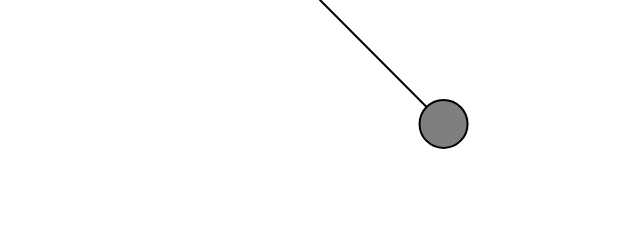
Frame 1 (no input)
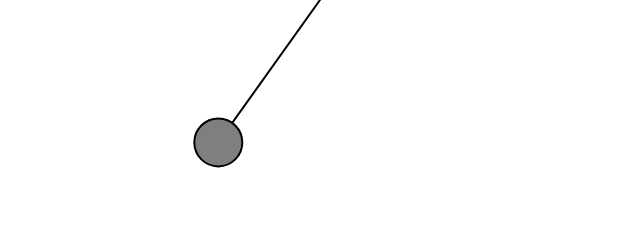
Frame 60 (no input)
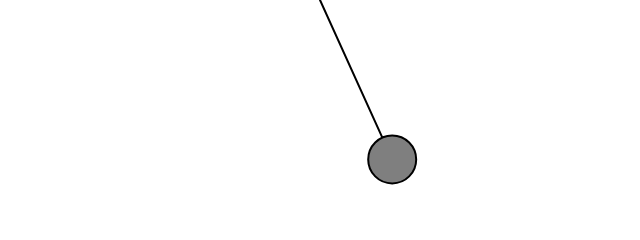
Frame 120 (the mouse pressed at the canvas centre since frame 60)

The p5.js sketch that drew these frames (run headless with seeded random() and noise() and a simulated clock; from frame 60 on, the mouse is pressed at the canvas centre):

// p5.js sketch
// ── sketch.js
// The Nature of Code
// Daniel Shiffman
// http://natureofcode.com

// Pendulum

// A simple pendulum simulation
// Given a pendulum with an angle theta (0 being the pendulum at rest) and a radius r
// we can use sine to calculate the angular component of the gravitational force.

// Gravity Force = Mass * Gravitational Constant;
// Pendulum Force = Gravity Force * sine(theta)
// Angular Acceleration = Pendulum Force / Mass = gravitational acceleration * sine(theta);

// Note this is an ideal world scenario with no tension in the
// pendulum arm, a more realistic formula might be:
// Angular Acceleration = (g / R) * sine(theta)

// For a more substantial explanation, visit:
// http://www.myphysicslab.com/pendulum1.html
let pendulum;

function setup() {
  createCanvas(640, 240);
  // Make a new Pendulum with an origin position and armlength
  pendulum = new Pendulum(width / 2, 0, 175);
}

function draw() {
  background(255);
  pendulum.update();
  pendulum.show();

  pendulum.drag(); // for user interaction
}

function mousePressed() {
  pendulum.clicked(mouseX, mouseY);
}

function mouseReleased() {
  pendulum.stopDragging();
}

// ── pendulum.js
// The Nature of Code
// Daniel Shiffman
// http://natureofcode.com

// Pendulum

// A Simple Pendulum Class

// This constructor could be improved to allow a greater variety of pendulums
class Pendulum {
  constructor(x, y, r) {
    // Fill all variables
    this.pivot = createVector(x, y);
    this.bob = createVector(0, 0);
    this.r = r;
    this.angle = PI / 4;

    this.angleVelocity = 0.0;
    this.angleAcceleration = 0.0;
    this.damping = 0.995; // Arbitrary damping
    this.ballr = 24.0; // Arbitrary ball radius
  }

  // Function to update position
  update() {
    // As long as we aren't dragging the pendulum, let it swing!
    if (!this.dragging) {
      let gravity = 0.4; // Arbitrary constant
      this.angleAcceleration = ((-1 * gravity) / this.r) * sin(this.angle); // Calculate acceleration (see: http://www.myphysicslab.com/pendulum1.html)

      this.angleVelocity += this.angleAcceleration; // Increment velocity
      this.angle += this.angleVelocity; // Increment angle

      this.angleVelocity *= this.damping; // Apply some damping
    }
  }

  show() {
    this.bob.set(this.r * sin(this.angle), this.r * cos(this.angle), 0); // Polar to cartesian conversion
    this.bob.add(this.pivot); // Make sure the position is relative to the pendulum's origin

    stroke(0);
    strokeWeight(2);
    // Draw the arm
    line(this.pivot.x, this.pivot.y, this.bob.x, this.bob.y);
    fill(127);
    // Draw the ball
    circle(this.bob.x, this.bob.y, this.ballr * 2);
  }

  // The methods below are for mouse interaction

  // This checks to see if we clicked on the pendulum ball
  clicked(mx, my) {
    let d = dist(mx, my, this.bob.x, this.bob.y);
    if (d < this.ballr) {
      this.dragging = true;
    }
  }

  // This tells us we are not longer clicking on the ball
  stopDragging() {
    this.angleVelocity = 0; // No velocity once you let go
    this.dragging = false;
  }

  drag() {
    // If we are draging the ball, we calculate the angle between the
    // pendulum origin and mouse position
    // we assign that angle to the pendulum
    if (this.dragging) {
      let diff = p5.Vector.sub(this.pivot, createVector(mouseX, mouseY)); // Difference between 2 points
      this.angle = atan2(-1 * diff.y, diff.x) - radians(90); // Angle relative to vertical axis
    }
  }
}
